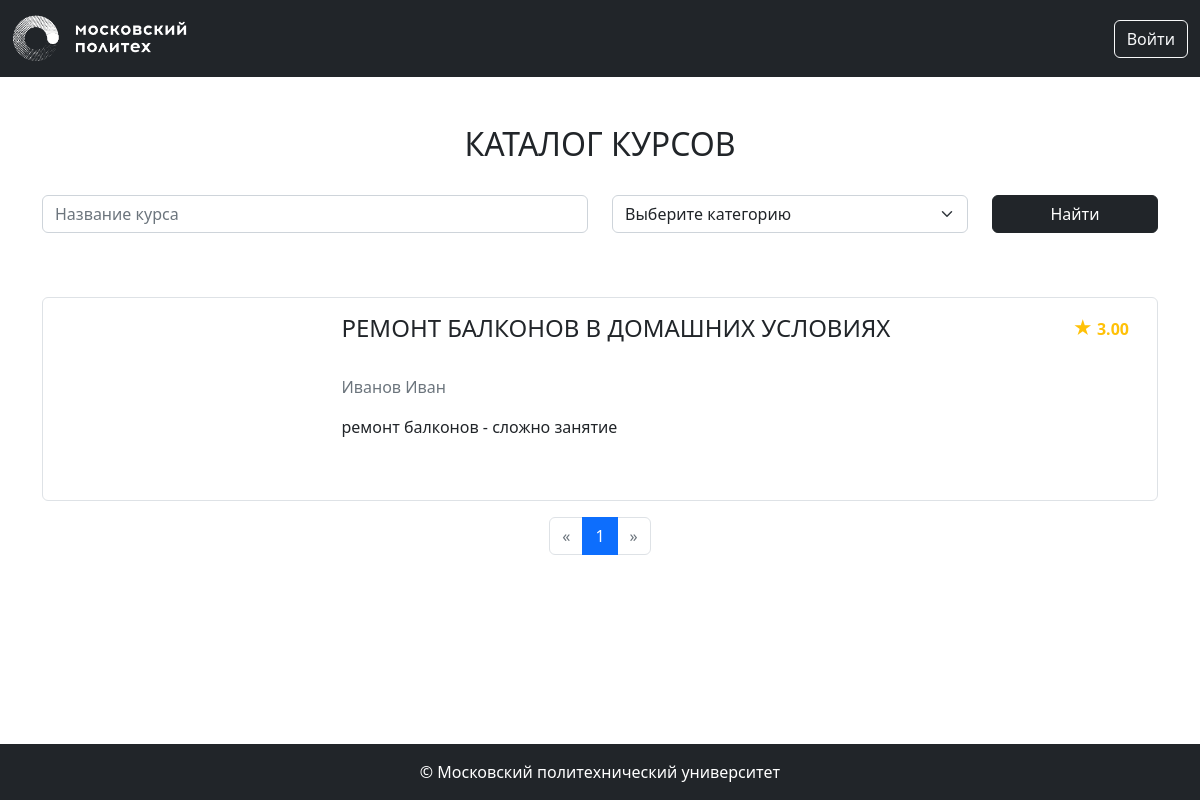
Page /courses/ on the committed database.
### models.py (models this page shows, shortened)
class Base(DeclarativeBase):
    metadata = MetaData(naming_convention={
        "ix": 'ix_%(column_0_label)s',
        "uq": "uq_%(table_name)s_%(column_0_name)s",
        "ck": "ck_%(table_name)s_%(constraint_name)s",
        "fk": "fk_%(table_name)s_%(column_0_name)s_%(referred_table_name)s",
        "pk": "pk_%(table_name)s"
    })

class Course(Base):
    __tablename__ = 'courses'
    id: Mapped[int] = mapped_column(primary_key=True)
    name: Mapped[str] = mapped_column(String(100))
    short_desc: Mapped[str] = mapped_column(Text)
    full_desc: Mapped[str] = mapped_column(Text)
    rating_sum: Mapped[int] = mapped_column(default=0)
    rating_num: Mapped[int] = mapped_column(default=0)
    category_id: Mapped[int] = mapped_column(ForeignKey("categories.id"))
    author_id: Mapped[int] = mapped_column(ForeignKey("users.id"))
    background_image_id: Mapped[str] = mapped_column(ForeignKey("images.id"))
    created_at: Mapped[datetime] = mapped_column(default=datetime.now)
    author: Mapped["User"] = relationship()
    category: Mapped["Category"] = relationship(lazy=False)
    bg_image: Mapped["Image"] = relationship()
    reviews: Mapped[List["Review"]] = relationship(back_populates="course")
    @property
    def rating(self):
        if self.rating_num > 0:
            return self.rating_sum / self.rating_num
        return 0

class User(Base, UserMixin):
    __tablename__ = 'users'
    id: Mapped[int] = mapped_column(primary_key=True)
    first_name: Mapped[str] = mapped_column(String(100))
    last_name: Mapped[str] = mapped_column(String(100))
    middle_name: Mapped[Optional[str]] = mapped_column(String(100))
    login: Mapped[str] = mapped_column(String(100), unique=True)
    password_hash: Mapped[str] = mapped_column(String(200))
    created_at: Mapped[datetime] = mapped_column(default=datetime.now)
    reviews: Mapped[List["Review"]] = relationship(back_populates="user")
    @property
    def full_name(self):
        return ' '.join([self.last_name, self.first_name, self.middle_name or ''])

### courses.py (the view)
@bp.route('/')
def index():
    courses = CoursesFilter(**search_params()).perform()
    pagination = db.paginate(courses)
    courses = pagination.items
    categories = db.session.execute(db.select(Category)).scalars()
    return render_template('courses/index.html',
                           courses=courses,
                           categories=categories,
                           pagination=pagination,
                           search_params=search_params())

### courses.py (called while the page is built)
def search_params():
    return {
        'name': request.args.get('name'),
        'category_ids': [x for x in request.args.getlist('category_ids') if x],
    }

### tools.py (called while the page is built)
    def perform(self):
        self.__filter_by_name()
        self.__filter_by_category_ids()
        return self.query.order_by(Course.created_at.desc())

    def __filter_by_name(self):
        if self.name:
            self.query = self.query.filter(
                Course.name.ilike('%' + self.name + '%'))

    def __filter_by_category_ids(self):
        if self.category_ids:
            self.query = self.query.filter(
                Course.category_id.in_(self.category_ids))

### templates/courses/index.html (shortened to what this page needs)
{% extends 'base.html' %}
{% from 'pagination.html' import render_pagination %}
{% block content %}
<div class="container">
    <div class="my-5">
        <h2 class="mb-3 text-center text-uppercase font-weight-bold">Каталог курсов</h2>
        <form class="mb-5 mt-3 row align-items-center">
            <div class="col-md-6 my-3">
                <input autocomplete="off" type="text" class="form-control" id="course-name" name="name" value="{{ request.args.get('name') or '' }}" placeholder="Название курса">
            </div>
            <div class="col-md-4 my-3">
                <select class="form-select" id="course-category" name="category_ids" title="Категория курса">
                    <option value="">Выберите категорию</option>
                </select>
            </div>
            <div class="col-md-2 my-3 align-self-end">
                <button type="submit" class="btn btn-dark w-100 mt-auto">Найти</button>
            </div>
        </form>
    </div>
    <div class="courses-list container-fluid mt-3 mb-3">
        {% for course in courses %}
            <div class="row p-3 border rounded mb-3" data-url="{{ url_for('courses.show', course_id=course.id) }}">
                <div class="col-md-3 mb-3 mb-md-0 d-flex align-items-center justify-content-center">
                    <div class="course-logo" style="background-image: url({{ url_for('image', image_id=course.background_image_id) }});">
                    </div>
                </div>
                <div class="col-md-9 align-items-center">
                    <div class="d-flex">
                        <h4 class="text-uppercase">{{ course.name }}</h4>
                        <p class="ms-auto rating">
                            <span>★</span> <span>{{ "%.2f" | format(course.rating) }}</span>
                        </p>
                    </div>
                    <p class="text-muted my-3">{{ course.author.full_name }}</p>
                    <p>{{ course.short_desc | truncate(200) }}</p>
                </div>
            </div>
        {% endfor %}
    </div>
    <div class="mb-5">
        {{ render_pagination(pagination, request.endpoint, search_params) }}
    </div>
</div>
{% endblock %}

### static/styles.css (style rules this page uses)
.course-logo { min-width: 170px; width: 100%; height: 170px; background-repeat: no-repeat; background-position: center; background-size: cover; }
.rating { color: #ffc107; font-weight: bold; }
.rating span:first-child { font-size: 1.2rem; }

### rows in the picture
Course: name "РЕМОНТ БАЛКОНОВ В ДОМАШНИХ УСЛОВИЯХ", rating "3.00", author.full_name "Иванов Иван", short_desc "ремонт балконов - сложно занятие"

### other values in the picture
{{ page }} "1"
